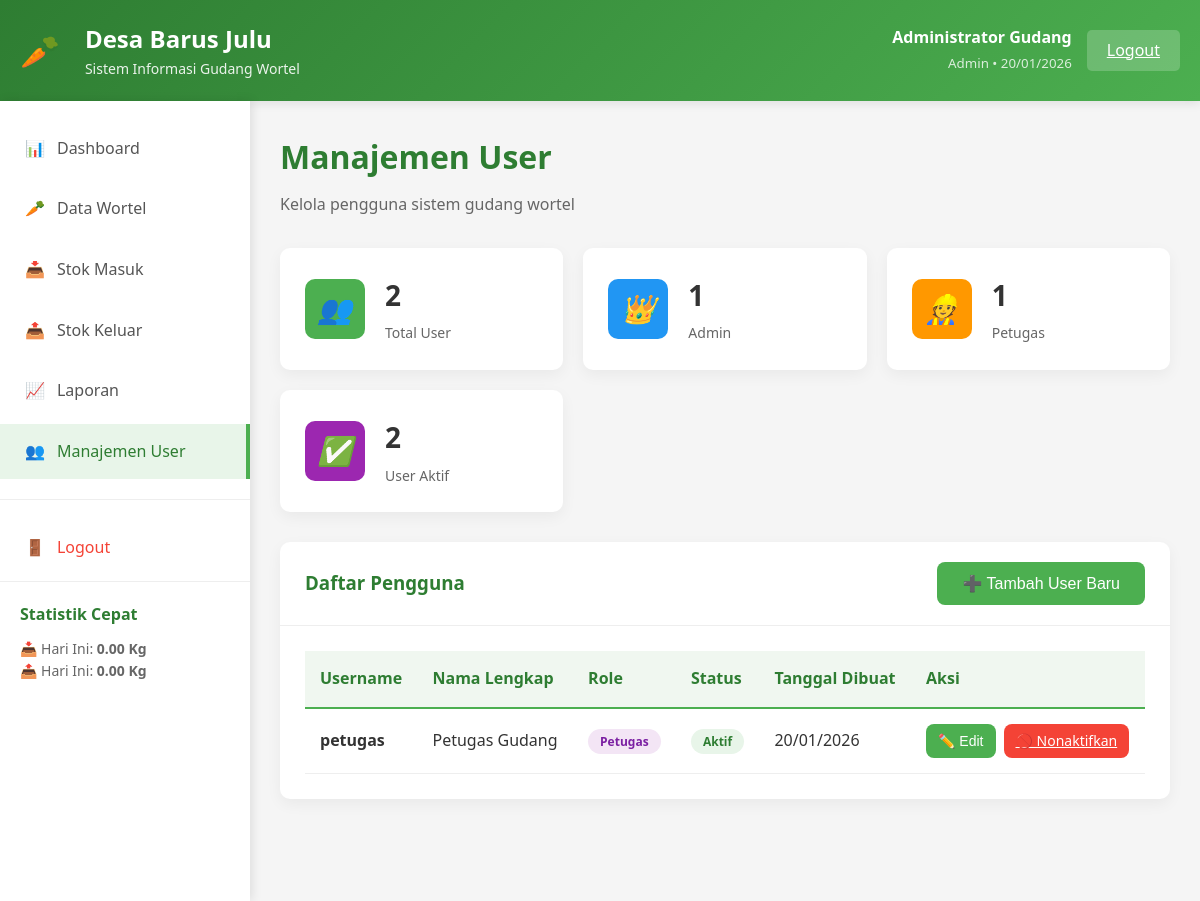
The app's page /dashboard/users.php (signed in) with its own data.
### tables this page shows
CREATE TABLE users (
    id INT PRIMARY KEY AUTO_INCREMENT,
    username VARCHAR(50) UNIQUE NOT NULL,
    password VARCHAR(255) NOT NULL,
    full_name VARCHAR(100) NOT NULL,
    role ENUM('admin', 'petugas') DEFAULT 'petugas',
    created_at TIMESTAMP DEFAULT CURRENT_TIMESTAMP,
    is_active BOOLEAN DEFAULT TRUE
);

### dashboard/users.php (the view, shortened to what this page needs)
<?php
require_once '../includes/auth.php';
$stmt = $pdo->prepare("SELECT * FROM users WHERE id != ? ORDER BY created_at DESC");
$stmt->execute([$_SESSION['user_id']]);
$users = $stmt->fetchAll();
$stmt = $pdo->query("
    SELECT
        COUNT(*) as total_users,
        SUM(CASE WHEN role = 'admin' THEN 1 ELSE 0 END) as admin_count,
        SUM(CASE WHEN role = 'petugas' THEN 1 ELSE 0 END) as petugas_count,
        SUM(CASE WHEN is_active = 1 THEN 1 ELSE 0 END) as active_count
    FROM users
");
$stats = $stmt->fetch();
?>
<!DOCTYPE html>
<html lang="id">
<head>
    <link rel="stylesheet" href="../assets/css/style.css">
</head>
<body>
    <?php include '../includes/header.php'; ?>
    <div class="container">
        <?php include '../includes/sidebar.php'; ?>
        <main class="main-content">
            <div class="page-header">
                <h1>Manajemen User</h1>
                <p>Kelola pengguna sistem gudang wortel</p>
            </div>
            <div class="stats-grid">
                <div class="stat-card">
                    <div class="stat-icon" style="background: #4caf50;">
                        <i>👥</i>
                    </div>
                    <div class="stat-info">
                        <h3><?php echo $stats['total_users']; ?></h3>
                        <p>Total User</p>
                    </div>
                </div>
                <div class="stat-card">
                    <div class="stat-icon" style="background: #2196f3;">
                        <i>👑</i>
                    </div>
                    <div class="stat-info">
                        <h3><?php echo $stats['admin_count']; ?></h3>
                        <p>Admin</p>
                    </div>
                </div>
                <div class="stat-card">
                    <div class="stat-icon" style="background: #ff9800;">
                        <i>👷</i>
                    </div>
                    <div class="stat-info">
                        <h3><?php echo $stats['petugas_count']; ?></h3>
                        <p>Petugas</p>
                    </div>
                </div>
                <div class="stat-card">
                    <div class="stat-icon" style="background: #9c27b0;">
                        <i>✅</i>
                    </div>
                    <div class="stat-info">
                        <h3><?php echo $stats['active_count']; ?></h3>
                        <p>User Aktif</p>
                    </div>
                </div>
            </div>
            <div class="card">
                <div class="card-header" style="display: flex; justify-content: space-between; align-items: center;">
                    <h3>Daftar Pengguna</h3>
                    <button type="button" class="btn btn-primary" onclick="openAddModal()">
                        ➕ Tambah User Baru
                    </button>
                </div>
                <div class="card-body">
                    <div class="table-responsive">
                        <table class="data-table">
                            <thead>
                                <tr>
                                    <th>Username</th>
                                    <th>Nama Lengkap</th>
                                    <th>Role</th>
                                    <th>Status</th>
                                    <th>Tanggal Dibuat</th>
                                    <th>Aksi</th>
                                </tr>
                            </thead>
                            <tbody>
                                <?php if (empty($users)): ?>
                                    <tr>
                                        <td colspan="6" style="text-align: center; padding: 40px;">
                                            <p style="color: #666;">Tidak ada data user.</p>
                                        </td>
                                    </tr>
                                <?php else: ?>
                                    <?php foreach ($users as $user): ?>
                                    <tr>
                                        <td><strong><?php echo htmlspecialchars($user['username']); ?></strong></td>
                                        <td><?php echo htmlspecialchars($user['full_name']); ?></td>
                                        <td>
                                            <span class="role-badge role-<?php echo $user['role']; ?>">
                                                <?php echo ucfirst($user['role']); ?>
                                            </span>
                                        </td>
                                        <td>
                                            <span class="status-badge status-<?php echo $user['is_active'] ? 'active' : 'inactive'; ?>">
                                                <?php echo $user['is_active'] ? 'Aktif' : 'Nonaktif'; ?>
                                            </span>
                                        </td>
                                        <td><?php echo date('d/m/Y', strtotime($user['created_at'])); ?></td>
                                        <td>
                                            <div class="action-buttons">
                                                <button type="button" class="btn btn-primary btn-small"
                                                        onclick="editUser(<?php echo $user['id']; ?>)">
                                                    ✏️ Edit
                                                </button>
                                                <a href="?toggle_status=<?php echo $user['id']; ?>"
                                                   class="btn btn-<?php echo $user['is_active'] ? 'danger' : 'success'; ?> btn-small"
                                                   onclick="return confirm('<?php echo $user['is_active'] ? 'Nonaktifkan' : 'Aktifkan'; ?> user ini?')">
                                                    <?php echo $user['is_active'] ? '🚫 Nonaktifkan' : '✅ Aktifkan'; ?>
                                                </a>
                                            </div>
                                        </td>
                                    </tr>
                                    <?php endforeach; ?>
                                <?php endif; ?>
                            </tbody>
                        </table>
                    </div>
                </div>
            </div>
        </main>
    </div>
</body>
</html>

### assets/css/style.css (style rules this page uses)
* { margin: 0; padding: 0; box-sizing: border-box; }
body { font-family: 'Segoe UI', Tahoma, Geneva, Verdana, sans-serif; background-color: #f5f5f5; color: #333; line-height: 1.6; }
.container { display: flex; min-height: 100vh; }
.main-content { flex: 1; padding: 30px; overflow-y: auto; }
.page-header { margin-bottom: 30px; }
.page-header h1 { color: #2e7d32; font-size: 32px; margin-bottom: 10px; }
.page-header p { color: #666; font-size: 16px; }
.stats-grid { display: grid; grid-template-columns: repeat(auto-fit, minmax(240px, 1fr)); gap: 20px; margin-bottom: 30px; }
.stat-card { background: white; border-radius: 10px; padding: 25px; box-shadow: 0 5px 15px rgba(0,0,0,0.05); display: flex; align-items: center; gap: 20px; transition: transform 0.3s; }
.stat-icon { width: 60px; height: 60px; border-radius: 10px; display: flex; align-items: center; justify-content: center; font-size: 28px; }
.stat-info h3 { font-size: 28px; color: #333; margin-bottom: 5px; }
.stat-info p { color: #666; font-size: 14px; }
.card { background: white; border-radius: 10px; box-shadow: 0 5px 15px rgba(0,0,0,0.05); margin-bottom: 30px; }
.card-header { padding: 20px 25px; border-bottom: 1px solid #eee; }
.card-header h3 { color: #2e7d32; }
.card-body { padding: 25px; }
.data-table { width: 100%; border-collapse: collapse; }
.data-table thead { background: #f0f7f0; }
.data-table th { padding: 15px; text-align: left; font-weight: 600; color: #2e7d32; border-bottom: 2px solid #4caf50; }
.data-table td { padding: 15px; border-bottom: 1px solid #eee; }
.btn { padding: 12px 25px; border: none; border-radius: 8px; font-size: 16px; font-weight: 500; cursor: pointer; transition: all 0.3s; }
.btn-primary { background: #4caf50; color: white; }
.btn-danger { background: #f44336; color: white; }

### dashboard/users.php (style rules this page uses)
.status-badge { padding: 4px 12px; border-radius: 20px; font-size: 12px; font-weight: 600; }
.status-active { background: #e8f5e9; color: #2e7d32; }
.role-badge { padding: 4px 12px; border-radius: 20px; font-size: 12px; font-weight: 600; }
.role-petugas { background: #f3e5f5; color: #7b1fa2; }
.action-buttons { display: flex; gap: 8px; }
.btn-small { padding: 6px 12px; font-size: 14px; }

### records on screen
users: username "petugas", full_name "Petugas Gudang", role "Petugas", is_active "Aktif", created_at "20/01/2026"

### other values on screen
$_SESSION['full_name'] "Administrator Gudang"
$_SESSION['role'] "Admin"
$today_stats['today_in'] "0.00"
$today_stats['today_out'] "0.00"
$stats['total_users'] "2"
$stats['admin_count'] "1"
$stats['petugas_count'] "1"
$stats['active_count'] "2"
